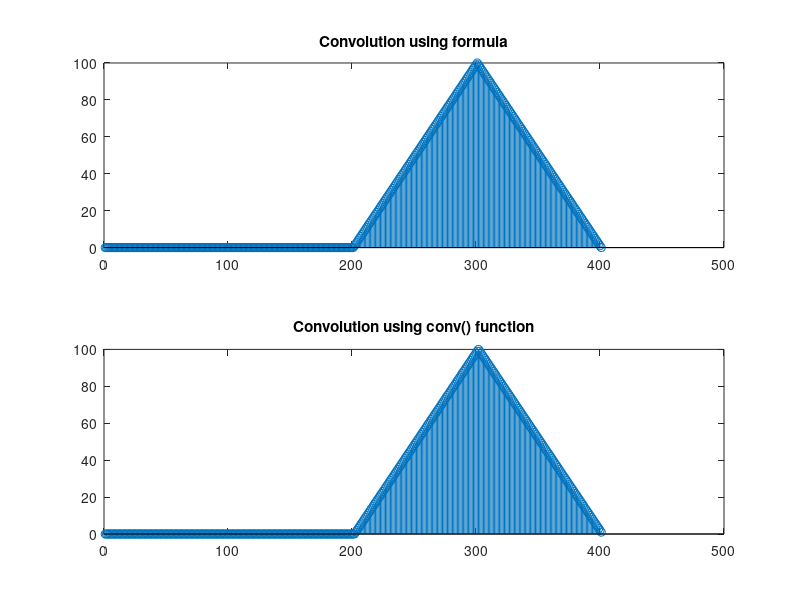
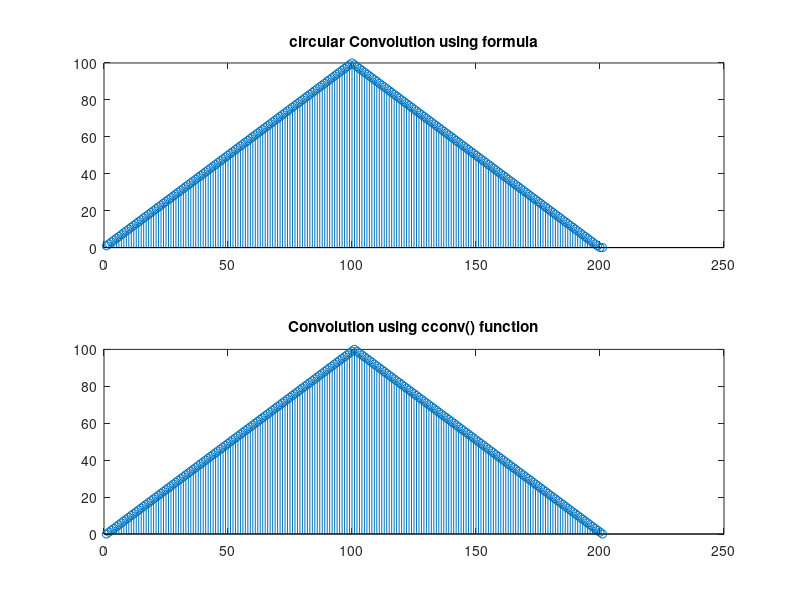

Here is the MATLAB script that generated these plots, in order:
clc;
clear all;
close all;
%impulse and unit step
t=[-5:.05:5]; 
x1=sin(2*pi*t/10);
stem(t,x1);
title('sine')
xlabel('Sample')
ylabel('amplitude')
%cosine 
x2=cos(2*pi*t/10);
stem(t,x2);
title('cosine')
xlabel('Sample')
ylabel('amplitude')
%impulse
imp(t==0)=1;
imp(t<0)=0;
imp(t>0)=0;
stem(t,imp)
%step
z(t>0)=1;
stem(t,z);
%ramp
r(t<0)=0;
r(t>0)=t(t>0);
stem(t,r)
%triangular
tri(t<0)=t(t>0)/5;
tri(t==0)=1;
tri(t>0)=1-(t(t>0))/5;
stem(t,tri)
%ramp concatinated with exp
t1=0:.05:4;
rexp(t<0)=0;
rexp(t>0)=[.05:.05:1 exp(-t1(t1>0))];
stem(t,rexp)
X1=z;
X2=z;
[a b]=size(t);
u(1)=0;
g(1)=0;
h(1)=0;
p(1)=0;
v(1)=0;
j=[X1 zeros(a,b)];
k=[zeros(a,b) X2(b:-1:1)];
l=[X2(b:-1:1) zeros(a,b)];
m=[zeros(a,b) X1];
for c=1:b
for i=1:b
    h(i)=j(i).*k(b+i-c);
    p(i)=l(i+c-1).*m(b+i-1);
    u(i+1)=h(i)+u(i);
    v(i+1)=p(i)+v(i);
end
g1(c)=u(end);
g2(b-c+1)=v(end);
u=0;
v=0;
end
g=[g2(2:b) g1];
N=1:(2*b-1);
subplot(2,1,1)
stem(N,g)
title('Convolution using formula')
subplot(2,1,2)
o=xcorr(X1,X2);
stem(conv(X1,X2))
title('Convolution using conv() function')
p1=g(1:b);
p2=[g(b+1:2*b-1) 0];
p3=p1+p2;
cn=1:b;
figure
subplot(2,1,1)
stem(cn,p3)
title('circular Convolution using formula')
subplot(2,1,2)
stem(cconv(X1,X2,b))
title('Convolution using cconv() function')

